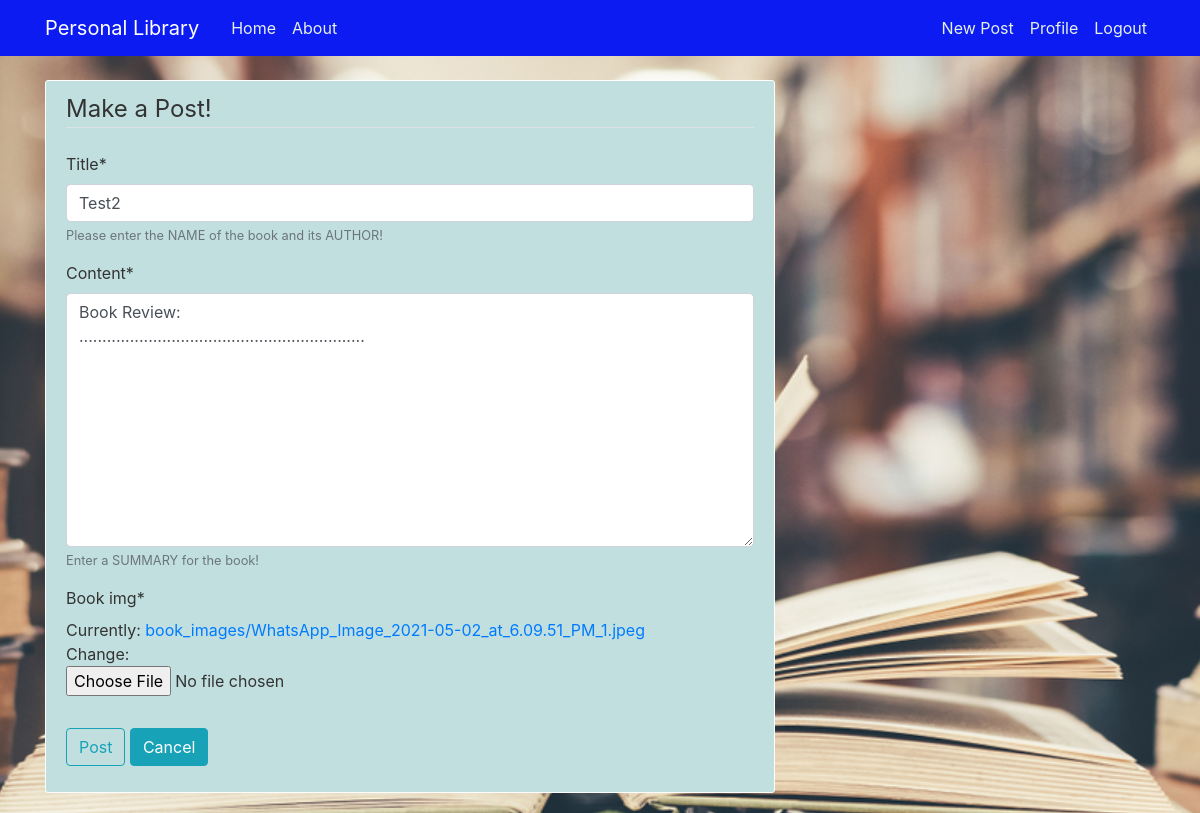
The page /post/7/update/ (signed in) on the database its author committed.
### library/models.py (models this page shows, shortened)
class Post(models.Model):
    title = models.CharField(max_length=100, help_text="Please enter the NAME of the book and its AUTHOR!")
    content = models.TextField(max_length=1000, help_text="Enter a SUMMARY for the book!")
    date_posted = models.DateTimeField(default=timezone.now)
    author = models.ForeignKey(User, on_delete=models.CASCADE)
    book_img = models.ImageField(default='default_book.jpg', upload_to='book_images')

### library/views.py (the view, shortened to what this page needs)
# urls.py: path('post/<int:pk>/update/', PostUpdateView.as_view(), name='post-update'),
class PostUpdateView(LoginRequiredMixin, UserPassesTestMixin, UpdateView):
    model = Post
    fields = ['title', 'content', 'book_img']
    def test_func(self):
        post = self.get_object()
        if self.request.user == post.author:
            return True
        return False

### library/templates/library/post_form.html (shortened to what this page needs)
{% extends "library/base.html" %}
{% load crispy_forms_tags %}
{% block content %}
    <div class="content-section">
        <form method="POST" enctype="multipart/form-data">
            <fieldset class="form-group">
                <legend class="border-bottom mb-4">Make a Post!</legend>
                {{ form|crispy }}
            </fieldset>
            <div class="form-group">
                <button class="btn btn-outline-info" type="submit">Post</button>
                <a href="{% url 'library-home' %}" class="btn btn-info" role="button">Cancel</a>
            </div>
        </form>
    </div>
{% endblock content %}

### library/static/library/main.css (style rules this page uses)
body { background: #fafafa; color: #333333; margin-top: 5rem; }
.content-section { background: #c1dfdf; padding: 10px 20px; border: 1px solid #fdfdfd; border-radius: 3px; margin-bottom: 20px; }
#bg { background-repeat: no-repeat; background-size: 1800px 900px; background-position: top; background-attachment: fixed; }

### rows shown on the page
Post: title "Test2", content "Book Review: .............................................................."
